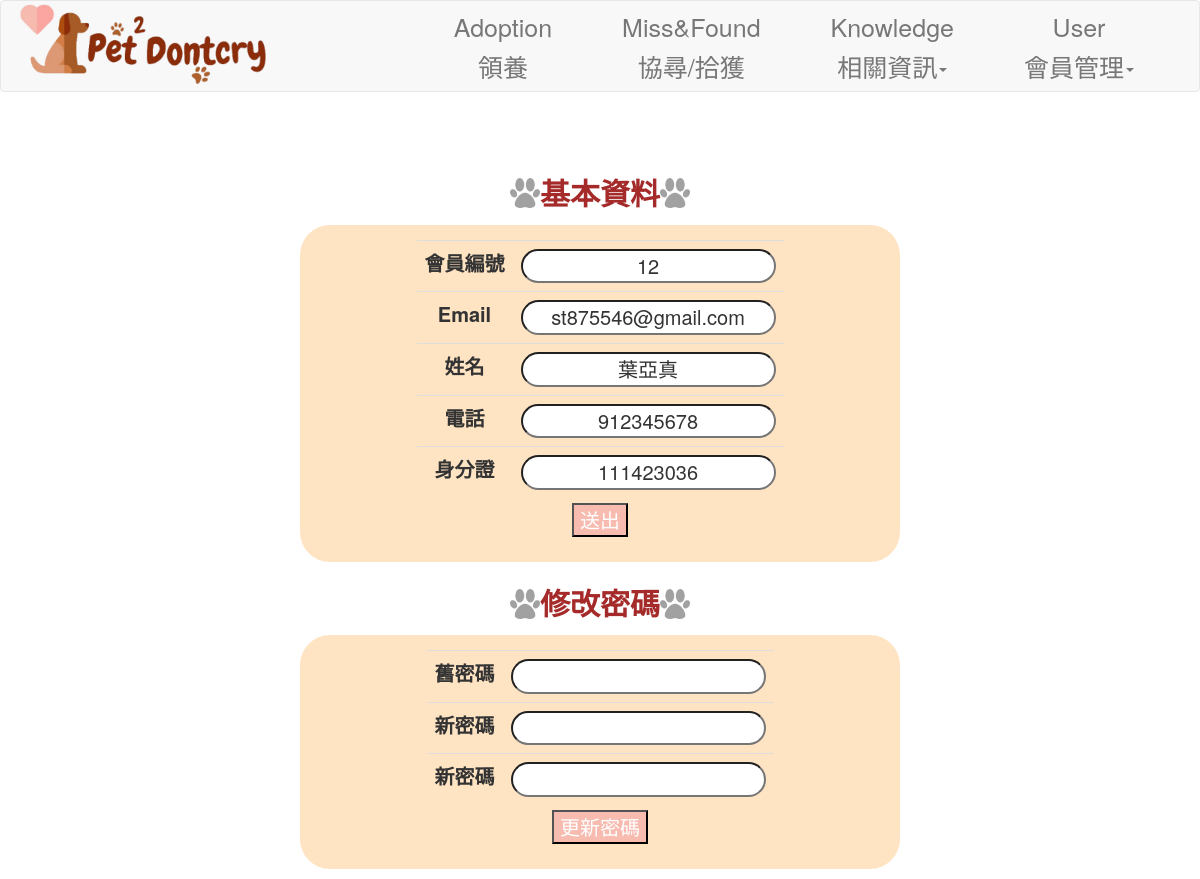
Page /user/edit_userinfo/277 (signed in) on the earlier database version.
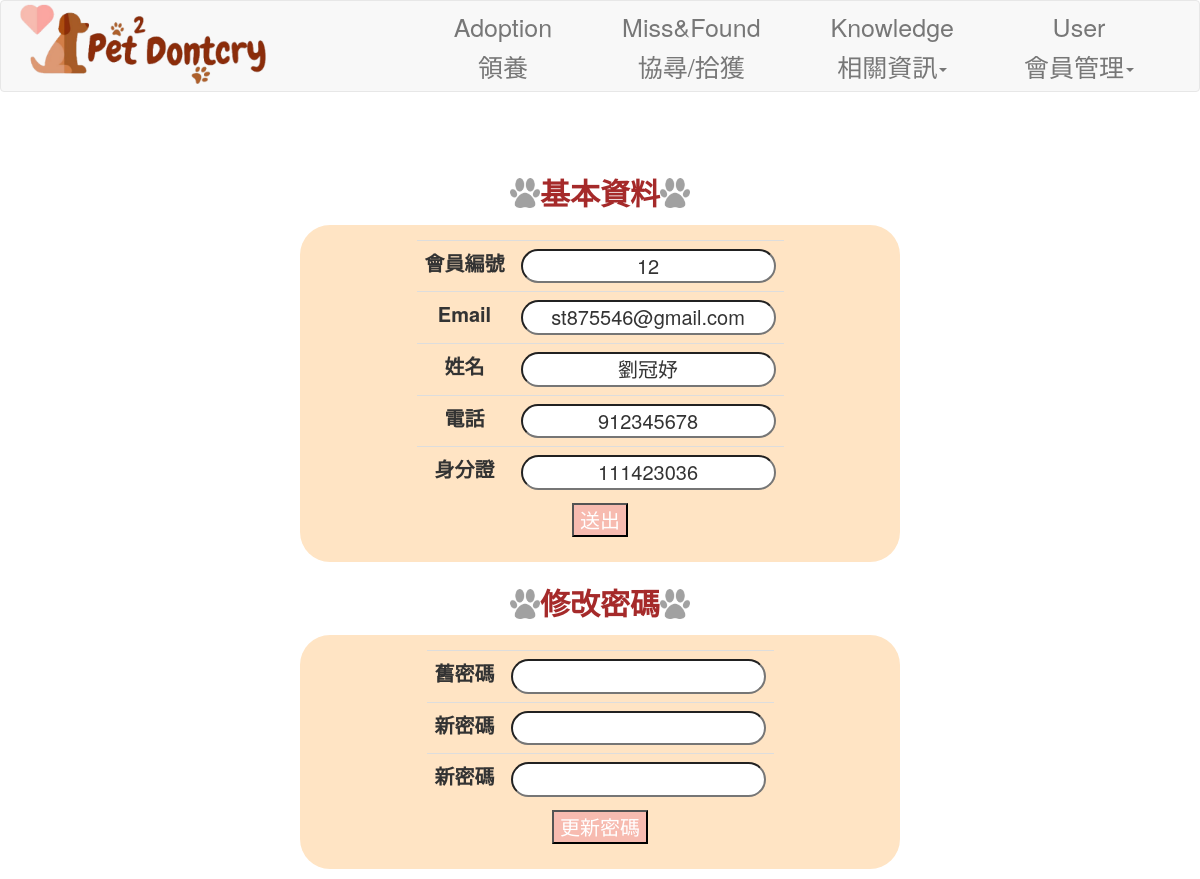
Same page on the later database version.
### app/models/user.py (models this page shows, shortened)
class user(db.Model):
    __tablename__ = 'user'
    UID = db.Column('UID', db.Integer, primary_key = True)
    name = db.Column('name', db.String(20))
    identity = db.Column('identity',db.String(10), nullable=False)
    phone = db.Column('phone',db.String(10))
    ID = db.Column('ID',db.Integer,db.ForeignKey('account.ID'),nullable=False)
    published = db.relationship('published', backref='user', lazy='dynamic')
    pet = db.relationship('pet', backref='user', lazy='dynamic')
    clinic_doctor = db.relationship('clinic_doctor', backref='user', lazy='dynamic')

### app/views/userView.py (the view, shortened to what this page needs)
@user_views.route('/user/edit_userinfo/<ID>', methods=['GET', 'POST'])
@login_required
def edit_user_info(ID):
    users = get_user_data(ID)
    """
    說明：更新使用者資訊
    :return:
    """
    form = FormUserInfo()
    form1 = FormChangePWD()
    form.UID.data = users.UID
    form.identity.data = users.identity
    form.email.data = current_user.email
    form.name.data = users.name
    form.phone.data = users.phone
    print("errr",users.name)
    return render_template('user_data.html', form=form,form1=form1)

### app/form/userForm.py (shortened to what this page needs)
class FormUserInfo(FlaskForm):
    UID = StringField('會員編號', render_kw={'readonly': True})
    email = StringField('Email', render_kw={'readonly': True})
    identity = StringField('身分證字號', render_kw={'readonly': True})
    name = StringField('姓名',validators=[
        validators.Length(3, 10),
        validators.DataRequired()
    ])
    phone = StringField('電話',validators=[
        validators.Length(8, 10),
    ])
    submit = SubmitField('送出')

class FormChangePWD(FlaskForm):
    password_old = PasswordField('舊密碼', validators=[
        validators.DataRequired()
    ])
    password_new = PasswordField('新密碼', validators=[
        validators.DataRequired(),
        validators.Length(5, 10),
        validators.EqualTo('password_new_confirm', message='PASSWORD NEED MATCH')
    ])
    password_new_confirm = PasswordField('確認新密碼', validators=[
        validators.DataRequired()
    ])
    submit = SubmitField('更新密碼')

### app/controllers/userController.py (called while the page is built)
def get_user_data(ID):
    return user.query.filter_by(ID=ID).first()

### app/models/user.py (called while the page is built)
    @login_manager.user_loader
    def load_user(ID):
        try:
            return account.query.get(ID)
        except:
            return None

### app/templates/user_data.html (shortened to what this page needs)
<!DOCTYPE html>
{% extends "base.html" %}
{% block content %}
<head>
    <link rel="stylesheet" href="{{ url_for('static', filename='css/user_data.css') }}">
</head>
<body background="{{ url_for('static', filename='img/first-page.jpg') }}" style="background-size: cover; font-size: 2rem;">
    <div class="Title_img mb-total" style="margin-top: 5%;">
        <div class="Title_img" style=" display: flex; align-items: center;">
            <img src="{{ url_for('static', filename='img/dog-footprints.png') }}" width="30" height="30">
            <div class="Title font-B" style="font-size: 3rem; color: brown;"> 基本資料 </div>
            <img src="{{ url_for('static', filename='img/dog-footprints.png') }}" width="30" height="30">
        </div>
    </div>
    <div class="a">
        <div class="bg-table rounded-table h-100 p-4 mb-4 w-80 dis">
            <form method="post" action="/user/edit_userinfo/{{current_user.ID}}">
                <table class="table" style="font-size: 2rem;">
                    <tbody class="thead">
                        <tr>
                            <td scope="row" class="font-B">{{form.UID.label}}</td>
                            <td>{{form.UID(class='input-text')}}</td>
                        </tr>
                        <tr>
                            <td scope="row" class="font-B">Email</td>
                            <td>{{form.email(class='input-text')}}</td>
                        </tr>
                        <tr>
                            <td scope="row" class="font-B">姓名</td>
                            <td>{{form.name(class='input-text')}}</td>
                        </tr>
                        <tr>
                            <td scope="row" class="font-B">電話</td>
                            <td>{{form.phone(class='input-text')}}</td>
                        </tr>
                        <tr>
                            <td scope="row" class="font-B">身分證</td>
                            <td>{{form.identity(class='input-text')}}</td>
                        </tr>
                    </tbody>
                </table>
                <div class="a mb-4">
                    {{form.submit(class='button-update')}}
                </div>
            </form>
        </div>
    </div>
    <div class="Title_img mb-total">
        <div class="Title_img" style=" display: flex; align-items: center;">
            <img src="{{ url_for('static', filename='img/dog-footprints.png') }}" width="30" height="30">
            <div class="Title" style="font-size: 3rem; color: brown;"> 修改密碼 </div>
            <img src="{{ url_for('static', filename='img/dog-footprints.png') }}" width="30" height="30">
        </div>
    </div>
    <div class="a">
        <div class="bg-table rounded-table h-100 p-4 mb-4 w-80 dis">
            <form method="post" action="/user/edit_userinfo/{{current_user.ID}}">
                <table class="table" style="font-size: 2rem;">
                    <tbody class="thead">
                        <tr>
                            <td scope="row" class="font-B">舊密碼</td>
                            <td>{{form1.password_old(class='input-text')}}</td>
                        </tr>
                        <tr>
                            <td scope="row" class="font-B">新密碼</td>
                            <td>{{form1.password_new(class='input-text')}}</td>
                        </tr>
                        <tr>
                            <td scope="row" class="font-B">新密碼</td>
                            <td>{{form1.password_new_confirm(class='input-text')}}</td>
                        </tr>
                    </tbody>
                </table>
                <div class="a mb-4">
                    {{form1.submit(class='button-update')}}
                </div>
            </form>
        </div>
    </div>
</body>
{% endblock content %}

Differences in the rows shown:
changed user id 12: name "葉亞真" → "劉冠妤"
